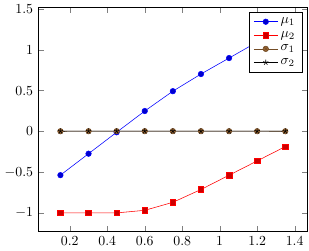

Reproduce this figure in Julia.
using SumOfSquares, MosekTools, DynamicPolynomials, PGFPlots
using LinearAlgebra

@polyvar t x[1:2] u[1:2]
f = u
c = u'*u
K = @set([t;x;u]'*[t;x;u]<=10 && x'x>=1^2)

N = 10
T = range(0,1.5,N+1)[2:N+1]

m = SOSModel(Mosek.Optimizer)
@variable m V[1:N] Poly(monomials([t;x],0:8))
@objective m Max V[1](0.0,-0.8,-1.0)
@constraint m [i=1:N] differentiate(V[i],t) + differentiate(V[i],x)'*f >= -c domain=K
c = @constraint m [i=1:N-1] subs(V[i],t=>T[i]) <= subs(V[i+1],t=>T[i]) domain=K
@constraint m subs(V[N],t=>T[N]) <= sum(100*(x-[1.5,0.0]).^2) domain=K
optimize!(m)

ν = dual.(c)
μ = expectation.(x',ν)
σ = sqrt.(expectation.(x'.^2,ν) - μ.^2)

save("diffusion.pdf", Axis([
	Plots.Linear(T[1:N-1],μ[:,1],legendentry=L"\mu_1"),
	Plots.Linear(T[1:N-1],μ[:,2],legendentry=L"\mu_2"),
	Plots.Linear(T[1:N-1],σ[:,1],legendentry=L"\sigma_1"),
	Plots.Linear(T[1:N-1],σ[:,2],legendentry=L"\sigma_2"),
]))

save("diffusione.pdf", Axis([
	Plots.Linear(μ[:,1],μ[:,2]),
	Plots.Linear(cos.(range(0,2pi,100)),sin.(range(0,2pi,100)),style="blue, no marks, dashed"),
], xmin=-1.2, xmax=1.7, ymin=-1.2, ymax=1.2))
